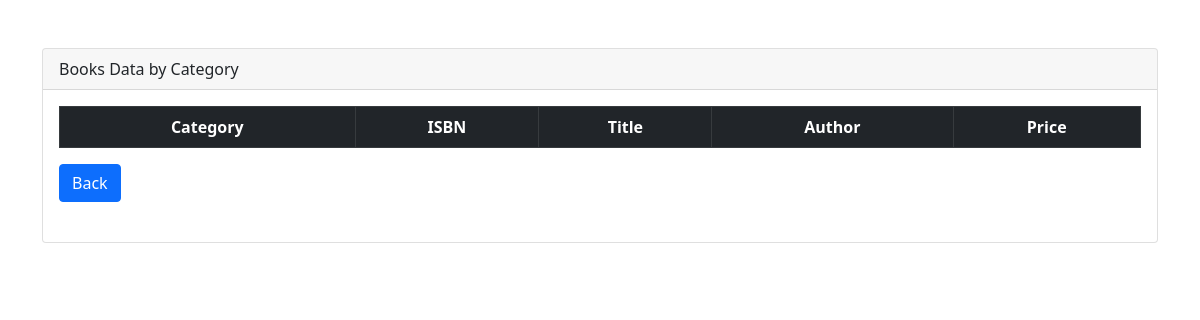
The app's page /Bookorama-App/book_handler/view_books_by_categories.php, older data.
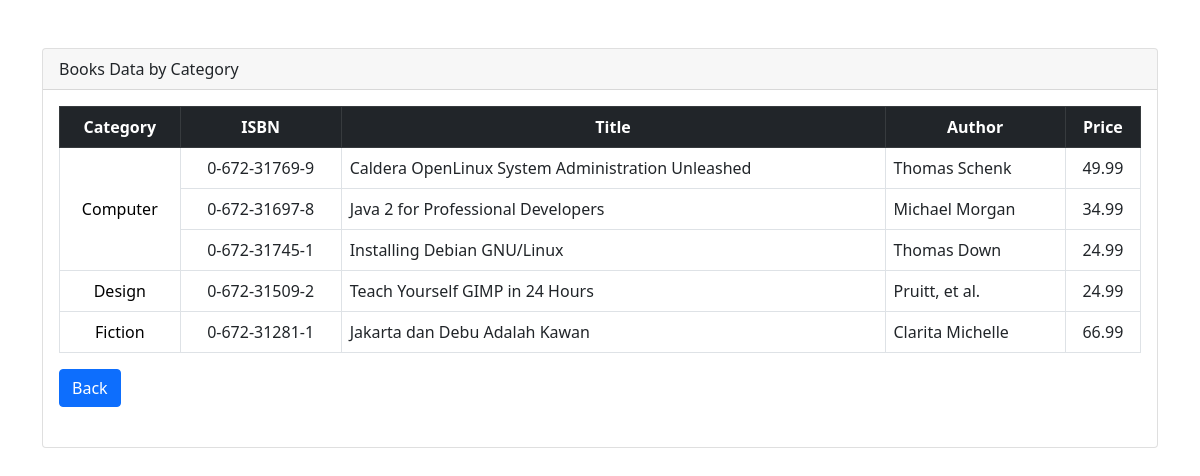
The same page, newer data.
### tables this page shows
CREATE TABLE `books` (
  `isbn` varchar(13) NOT NULL,
  `author` varchar(50) DEFAULT NULL,
  `title` varchar(100) DEFAULT NULL,
  `price` float(4,2) DEFAULT NULL,
  `categoryid` int(11) NOT NULL
);

### Bookorama-App/book_handler/view_books_by_categories.php (the view, shortened to what this page needs)
<?php include('../header.php') ?>
<div class="card mt-5">
    <div class="card-header">Books Data by Category</div>
    <div class="card-body">
        <table class="table table-bordered">
            <tr class="bg-primary text-white text-center align-middle table-dark">
                <th>Category</th>
                <th>ISBN</th>
                <th>Title</th>
                <th>Author</th>
                <th>Price</th>
            </tr>
            <?php
            require_once('../lib/db_login.php');
            $book_query = 'SELECT
                            books.isbn,
                            books.title,
                            books.author,
                            books.price,
                            books.categoryid,
                            categories.name AS category_name
                        FROM books
                        INNER JOIN categories ON books.categoryid = categories.categoryid
                        ORDER BY categories.name
                    ';
            $result = $db->query($book_query);
            $counting_array = array();
            $printed = array();
            while ($row = $result->fetch_assoc()) {
                $category_id = $row['categoryid'];
                if (!isset($counting_array[$category_id])) {
                    $counting_array[$category_id]['rowspan'] = 0;
                    $counting_array[$category_id]['name'] = $row['category_name'];
                    $counting_array[$category_id]['books'] = array();
                }
                $counting_array[$category_id]['books'][] = $row;
                $counting_array[$category_id]['rowspan'] += 1;
            }
            foreach ($counting_array as $category_id => $category_info) {
                $rowspan = $category_info['rowspan'];
                $category_name = $category_info['name'];
                $books = $category_info['books'];
                echo '<tr>';
                if (!isset($printed[$category_id])) {
                    echo '<td rowspan="' . $rowspan . '" class="text-black text-center align-middle">' . $category_name . '</td>';
                    $printed[$category_id] = true;
                }
                foreach ($books as $book) {
                    echo '<td class="text-center align-middle">' . $book['isbn'] . '</td>';
                    echo '<td>' . $book['title'] . '</td>';
                    echo '<td>' . $book['author'] . '</td>';
                    echo '<td class="text-center align-middle">' . $book['price'] . '</td>';
                    echo '</tr>';
                }
            }
            ?>
        </table>
        <a href="view_books.php" class="btn btn-primary mb-4">Back</a>
    </div>
</div>
<?php include('../footer.php') ?>

Row changes from the older to the newer data that the page shows:
now on this page (row edited): books: isbn "0-672-31769-9", title "Caldera OpenLinux System Administration Unleashed", author "Thomas Schenk", price "49.99", shown under "Computer"
now on this page (row edited): books: isbn "0-672-31697-8", title "Java 2 for Professional Developers", author "Michael Morgan", price "34.99", shown under "Computer"
now on this page (row edited): books: isbn "0-672-31745-1", title "Installing Debian GNU/Linux", author "Thomas Down", price "24.99", shown under "Computer"
now on this page (row edited): books: isbn "0-672-31509-2", title "Teach Yourself GIMP in 24 Hours", author "Pruitt, et al.", price "24.99", shown under "Design"
now on this page (row edited): books: isbn "0-672-31281-1", title "Jakarta dan Debu Adalah Kawan", author "Clarita Michelle", price "66.99", shown under "Fiction"
Text that changed along with them:
new list line: "Computer"
new list line: "Design"
new list line: "Fiction"
